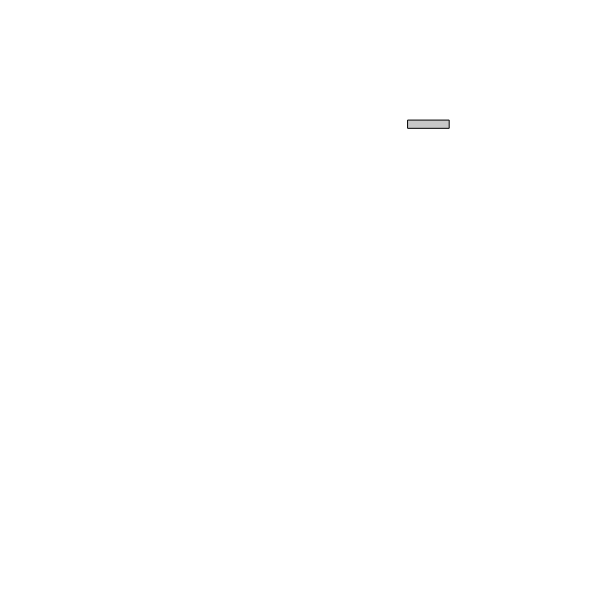
Frame 1 (no input)
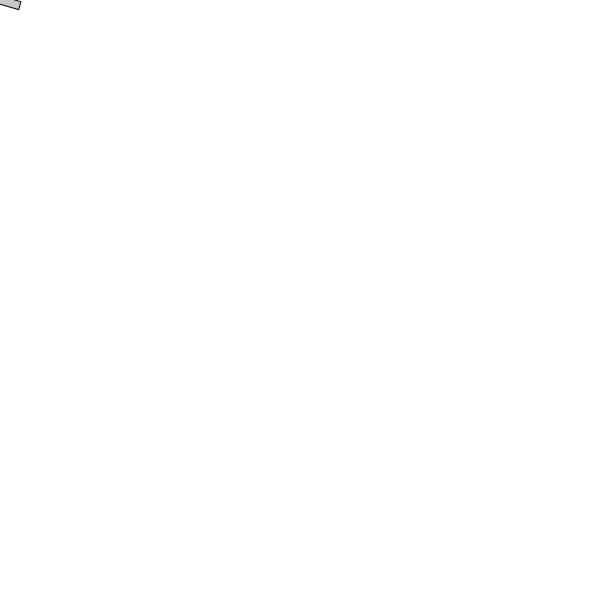
Frame 60 (no input)
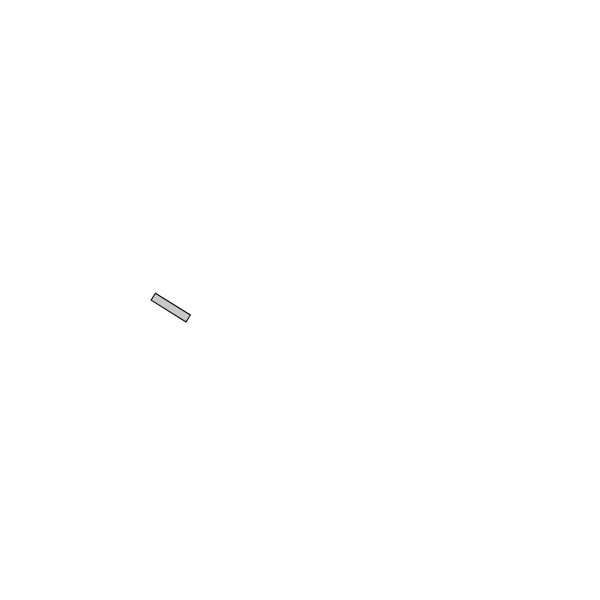
Frame 120 (the mouse pressed at the canvas centre since frame 60)

The p5.js sketch that drew these frames (run headless with seeded random() and noise() and a simulated clock; from frame 60 on, the mouse is pressed at the canvas centre):

// p5.js sketch
// ── sketch.js
let mover;

function setup() {
  createCanvas(600, 600);
  mover = new Mover();
}

function draw() {
  background(255);
  mover.display();
  mover.update();
  mover.checkEdges();
}

class Mover {
  constructor() {
    this.position = createVector(random(width), random(height));
    this.w = random(3, 10);
    this.l = this.w * 5;
    this.acceleration = createVector(0, 0);
    this.velocity = createVector(0, 0);
    this.angle;
  }

  display() {
    stroke(0);
    fill(200);
    push();
    rectMode(CENTER);
    translate(this.position.x, this.position.y);
    rotate(this.angle);
    rect(0, 0, this.l, this.w);
    pop();
  }

  update() {
    let mouseVector = createVector(mouseX, mouseY);
    let direction = p5.Vector.sub(mouseVector, this.position);
    direction.normalize();
    direction.mult(0.5);
    this.acceleration = direction;
    this.velocity.add(this.acceleration);
    this.velocity.limit(10);
    //this.angle = atan2(this.velocity.y, this.velocity.x);
    this.angle = this.velocity.heading();
    this.position.add(this.velocity);
  }

  checkEdges() {
    if (this.position.x < 0) {
      this.position.x = 0;
    } else if (this.position.x > width) {
      this.position.x = width;
    }
    if (this.position.y < 0) {
      this.position.y = 0;
    } else if (this.position.y > height) {
      this.position.y = height;
    }
  }
}
